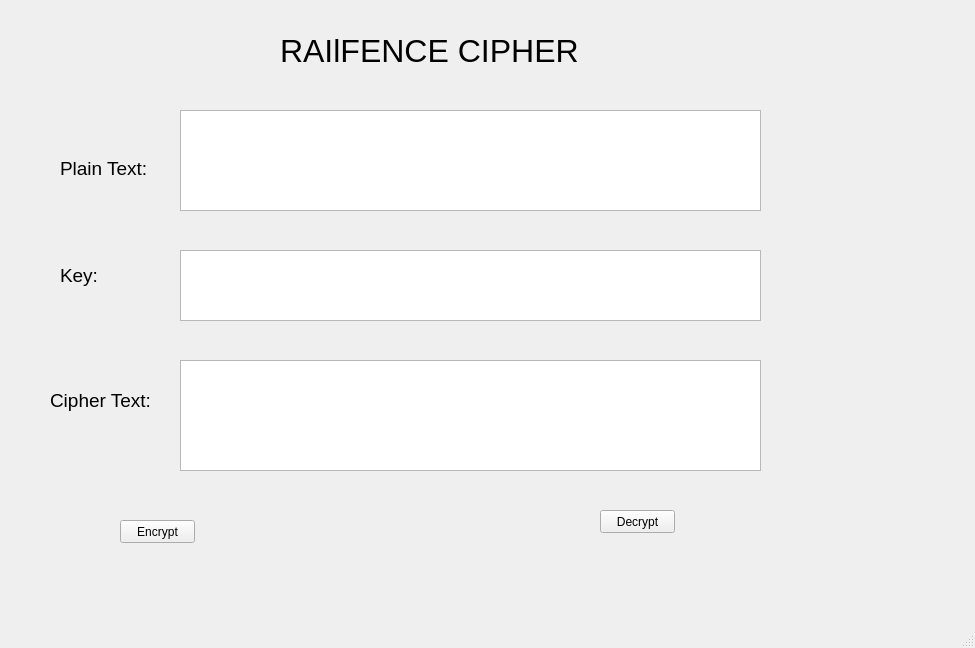
<?xml version="1.0" encoding="UTF-8"?>
<ui version="4.0">
 <class>MainWindow</class>
 <widget class="QMainWindow" name="MainWindow">
  <property name="geometry">
   <rect>
    <x>0</x>
    <y>0</y>
    <width>975</width>
    <height>648</height>
   </rect>
  </property>
  <property name="windowTitle">
   <string>MainWindow</string>
  </property>
  <widget class="QWidget" name="centralwidget">
   <widget class="QLabel" name="label">
    <property name="geometry">
     <rect>
      <x>280</x>
      <y>10</y>
      <width>361</width>
      <height>81</height>
     </rect>
    </property>
    <property name="font">
     <font>
      <pointsize>24</pointsize>
     </font>
    </property>
    <property name="text">
     <string>RAIlFENCE CIPHER</string>
    </property>
   </widget>
   <widget class="QLabel" name="label_2">
    <property name="geometry">
     <rect>
      <x>60</x>
      <y>160</y>
      <width>191</width>
      <height>16</height>
     </rect>
    </property>
    <property name="font">
     <font>
      <pointsize>14</pointsize>
     </font>
    </property>
    <property name="text">
     <string>Plain Text:</string>
    </property>
   </widget>
   <widget class="QLabel" name="label_3">
    <property name="geometry">
     <rect>
      <x>60</x>
      <y>260</y>
      <width>111</width>
      <height>31</height>
     </rect>
    </property>
    <property name="font">
     <font>
      <pointsize>14</pointsize>
     </font>
    </property>
    <property name="text">
     <string>Key:</string>
    </property>
   </widget>
   <widget class="QLabel" name="label_4">
    <property name="geometry">
     <rect>
      <x>50</x>
      <y>380</y>
      <width>221</width>
      <height>41</height>
     </rect>
    </property>
    <property name="font">
     <font>
      <pointsize>14</pointsize>
     </font>
    </property>
    <property name="text">
     <string>Cipher Text:</string>
    </property>
   </widget>
   <widget class="QPushButton" name="btn_encrypt">
    <property name="geometry">
     <rect>
      <x>120</x>
      <y>520</y>
      <width>75</width>
      <height>23</height>
     </rect>
    </property>
    <property name="text">
     <string>Encrypt</string>
    </property>
   </widget>
   <widget class="QPushButton" name="btn_decrypt">
    <property name="geometry">
     <rect>
      <x>600</x>
      <y>510</y>
      <width>75</width>
      <height>23</height>
     </rect>
    </property>
    <property name="text">
     <string>Decrypt</string>
    </property>
   </widget>
   <widget class="QTextEdit" name="txt_key">
    <property name="geometry">
     <rect>
      <x>180</x>
      <y>250</y>
      <width>581</width>
      <height>71</height>
     </rect>
    </property>
   </widget>
   <widget class="QPlainTextEdit" name="txt_plain_text">
    <property name="geometry">
     <rect>
      <x>180</x>
      <y>110</y>
      <width>581</width>
      <height>101</height>
     </rect>
    </property>
   </widget>
   <widget class="QPlainTextEdit" name="txt_cipher_text">
    <property name="geometry">
     <rect>
      <x>180</x>
      <y>360</y>
      <width>581</width>
      <height>111</height>
     </rect>
    </property>
   </widget>
  </widget>
  <widget class="QMenuBar" name="menubar">
   <property name="geometry">
    <rect>
     <x>0</x>
     <y>0</y>
     <width>975</width>
     <height>21</height>
    </rect>
   </property>
  </widget>
  <widget class="QStatusBar" name="statusbar"/>
 </widget>
 <resources/>
 <connections/>
</ui>
